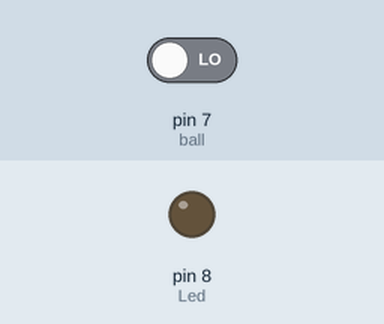
Recording of a sketch running on a simulated Arduino Uno, built with avr-gcc and run on an emulated ATmega328P. On the bench: output pins drawn as LEDs (lit = HIGH). Inputs (shaded band) come from the test bench; at power-on: pin 7 (ball) LOW.

Above: at 1.2 s.
1.3 s: pin 7 (ball) driven HIGH
At 2.5 s:
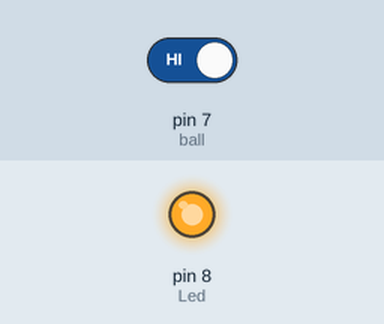
2.8 s: pin 7 (ball) driven LOW
At 3.9 s:
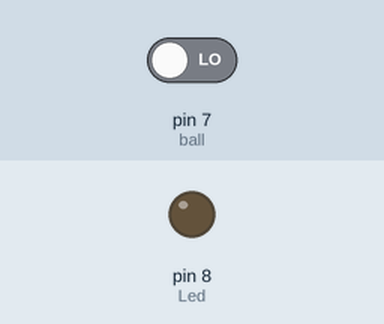
Timing chart, 0 to 5.8 s (numbered marks = the images above; inputs shaded):
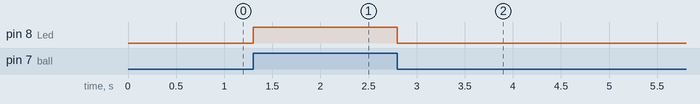

Measured:
- after the input at 1.3 s, pin 8 (Led): LOW → HIGH at once
- after the input at 2.8 s, pin 8 (Led): HIGH → LOW at once

The sketch:

BALL_SWITCH.ino
```cpp
int Led = 8 ;
int ball = 7;
int val ;
void setup ()
{
  pinMode (Led, OUTPUT) ;
  pinMode (ball, INPUT) ;
}

void loop ()
{
  val = digitalRead (ball) ;
    if (val == HIGH)
  {
    digitalWrite (Led, HIGH);
  }
  else
  {
    digitalWrite (Led, LOW);
  }
}
```
